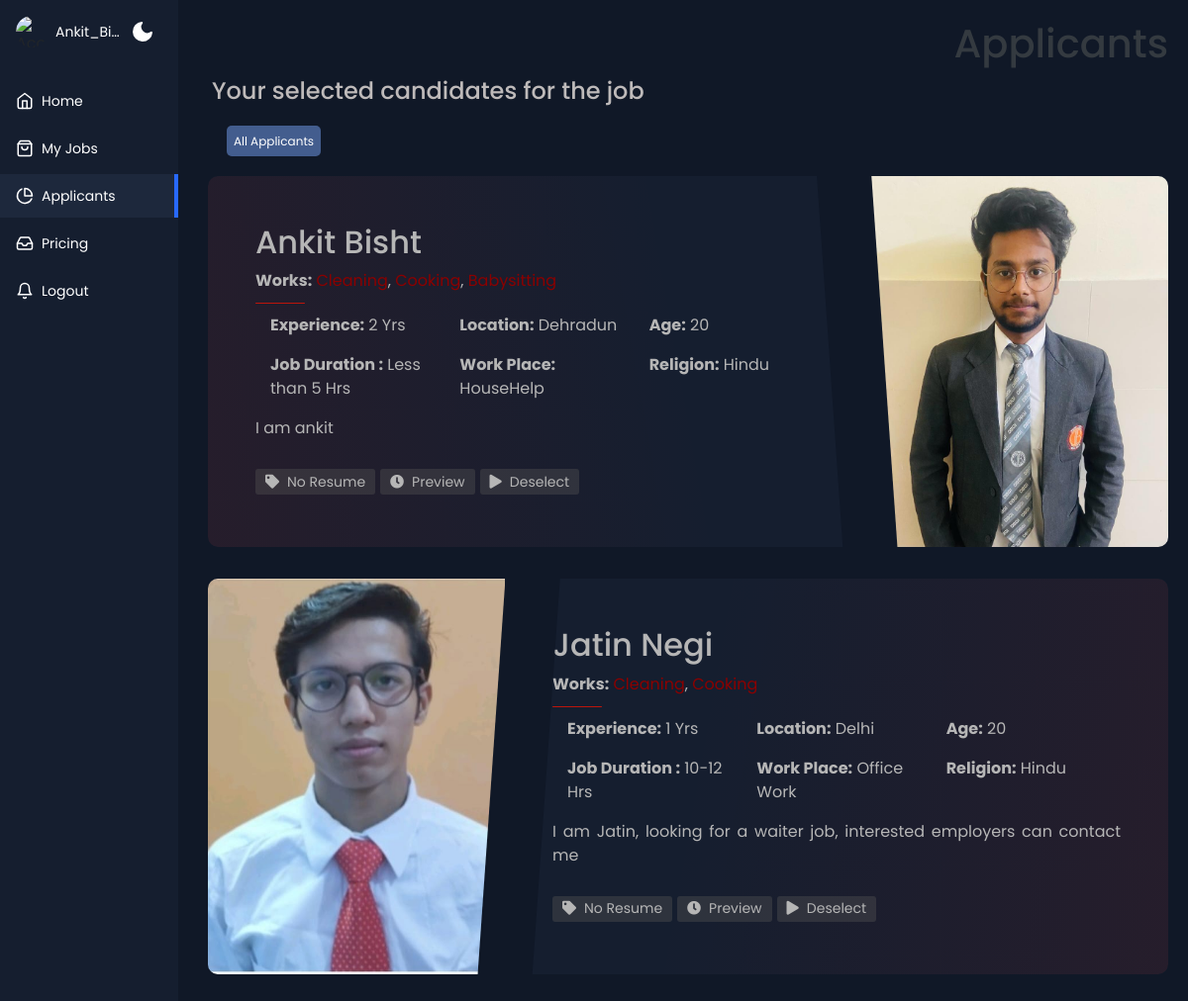
The page /recruiter-page/selected-applicants/4 (signed in) on the database its author committed.
### applicant/models.py (models this page shows, shortened)
class Applicants(models.Model):
    applicant_id = models.AutoField(primary_key=True, unique=True)
    language = models.CharField(max_length = 10 )
    photo= models.ImageField(upload_to='user_photo', null= True, blank = True)
    full_name = models.CharField(max_length = 60)
    resume = models.FileField(upload_to='resumes/', null=True, blank=True)
    location = models.CharField(max_length = 60)
    job = models.ManyToManyField(Work)
    experience= models.IntegerField(default = 0)
    description =  models.TextField(max_length = 200,null= True, blank = True)
    age = models.CharField(max_length = 5)
    expected_salary = models.CharField(max_length=50, null= True, blank = True)
    gender = models.CharField(max_length=10)
    phone_number = models.CharField(max_length=20,default = False)
    phone_number2 = models.CharField(max_length=20, null= True, blank = True)
    qualification = models.CharField(max_length = 50,default = False)
    last_salary = models.CharField(max_length = 20, null= True, blank = True )
    address = models.CharField(max_length = 150, null= True, blank = True )
    document = models.CharField(max_length = 50, null= True, blank = True  )
    job_duration = models.CharField(max_length = 30,default = False)
    religion = models.CharField(max_length = 10,default = False)
    preffered_location = models.CharField(max_length = 50,default = False)
    work_place = models.ForeignKey(Work_Category, on_delete = models.CASCADE,default = False)

class Work(models.Model):
    Work_id = models.AutoField(primary_key=True)
    work = models.CharField(max_length = 50)
    work_category = models.ManyToManyField(Work_Category)

class Work_Category(models.Model):
    category_id = models.AutoField(primary_key=True)
    category = models.CharField(max_length = 50)

### recruiter/views.py (the view)
# urls.py: path('selected-applicants/<int:id>', views.selected_applicants, name='selected_applicants'),
@login_required
def selected_applicants(request,id):
    try:
        applicants = None
        jobs = Recruiter.objects.get(recruiterId = id)
        applicants = jobs.selected_applicants.all()
        if applicants:
            message = "Your selected candidates for the job"
        else:
            message = "No Applicants Selected for the job"
        category = None
        context  = {'applicants':applicants , 'categories': category, 'message': message,'filter' : True, 'deselect' : id}
        return render(request, 'view_applicants.html',context)
    except Exception as e:
        message = "Recruiter not found."
        return HttpResponse(f"Error occurred: {e}")

### templates/view_applicants.html (shortened to what this page needs)
{% extends "recruiter_base.html" %}
{% load static %}
{%block content%}
<link rel="stylesheet" href="https://cdnjs.cloudflare.com/ajax/libs/twitter-bootstrap/4.5.0/css/bootstrap.min.css">
<link rel="stylesheet" href="{% static 'applicants_view.css' %}">
<link rel="stylesheet" href="https://cdnjs.cloudflare.com/ajax/libs/font-awesome/5.13.0/css/all.min.css">
<div class ="app-content" >
        <div class="container py-2" >
            <div class="h1 text-right text-dark" id="pageHeaderTitle">Applicants</div>
            <div class="app-content-header">
            {% if message and not filter  %}
                <h2 class="app-content-headerText"><span style="color : rgb(190, 186, 186);"> {{message}} ({{applicants.count}}) </span></h2>
                {% elif message and filter %}
                <h2 class="app-content-headerText"><span style="color : rgb(190, 186, 186);"> {{message}}  </span></h2>
            {%else %}
            <h1 class="app-content-headerText">All Applicants  ({{applicants.count}})</h1>
            {% endif %}
              </div>
              {% if filter %}
              <a href="{% url 'view-applicants' %}" >  <button class="search_job" style="margin : 2%;"> All Applicants </button> </a>
              {% endif %}
              {% for a in applicants%}
              <article class="postcard dark red" id="cards" >
                <a class="postcard__img_link" href="#">
                    {% if a.photo %}
                    <img class="postcard__img" src="{{ a.photo.url }}" alt=""/>
                    {% else %}
                    <img class="postcard__img" src="/static/collections/dummy profile.png" alt=""/>
                    {% endif %}
                </a>
                <div class="postcard__text t-dark">
                    <h1 class="postcard__title blue"><a href="{% url 'applicant_view' a.applicant_id %}">{{ a.full_name}}</a></h1>
                    <span>
                        <strong>Works:</strong>
                        {% for j in a.job.all %}
                            <span style="color: rgb(139, 0, 0);">{{ j.work }}</span>{% if not forloop.last %}, {% endif %}
                        {% endfor %}
                    </span>
                    <div class="postcard__bar"></div>
                    <div class="container">
                        <div class="row">
                            <div class="col-lg-4 col-md-6 mb-3">
                                <span><strong>Experience:</strong> {{ a.experience }} Yrs</span>
                            </div>
                            <div class="col-lg-4 col-md-6 mb-3">
                                <span><strong>Location:</strong> {{ a.location }}</span>
                            </div>
                            <div class="col-lg-4 col-md-6 mb-3">
                                <span><strong>Age:</strong> {{ a.age }}</span>
                            </div>
                        </div>
                        <div class="row">
                            <div class="col-lg-4 col-md-6 mb-3">
                                <span><strong>Job Duration :</strong> {{ a.job_duration }}</span>
                            </div>
                            <div class="col-lg-4 col-md-6 mb-3">
                                <span><strong>Work Place:</strong> {{ a.work_place.category }}</span>
                            </div>
                            <div class="col-lg-4 col-md-6 mb-3">
                                <span><strong>Religion:</strong> {{ a.religion }}</span>
                            </div>
                        </div>
                    </div>
                    <div class="postcard__preview-txt">{{ a.description }}</div>
                    <ul class="postcard__tagbox">
                      {% if a.resume %}
                              <li class="tag__item"><i class="fas fa-tag mr-2"></i>No Resume</li>
                      {% else %}
                        <li class="tag__item"><i class="fas fa-tag mr-2"></i>No Resume</li>
                      {% endif %}
                        <li class="tag__item"><i class="fas fa-clock mr-2">
                          <a href="{% url 'applicant_view' a.applicant_id %}"></i>Preview  </li></a>
                          {% if deselect %}
                          <li class="tag__item play blue">
                            <a href="{% url 'deselect_applicants' a.applicant_id deselect %}"><i class="fas fa-play mr-2"></i>Deselect</a>
                          </li>
                          {% else %}
                        <li class="tag__item play blue">
                            <a href="{% url 'select_applicants' a.applicant_id %}"><i class="fas fa-play mr-2"></i>Select</a>
                        </li>
                        {% endif %}
                    </ul>
                </div>
            </article>
            {% endfor %}
        </div>
      </div>
{%endblock%}

### templates/recruiter_base.html (shortened to what this page needs)
{% load static %}
<!DOCTYPE html>
<html lang="en">
<head>
    <link rel="stylesheet" href="{% static 'recruiter_base.css' %}">
</head>
<body>
    <div class="app-container">
        <div class="sidebar">
            <div class="account-info">
                <div class="account-info-picture">
                  <img src="https://images.unsplash.com/photo-1527736947477-2790e28f3443?ixid=MnwxMjA3fDB8MHxzZWFyY2h8MTE2fHx3b21hbnxlbnwwfHwwfHw%3D&ixlib=rb-1.2.1&auto=format&fit=crop&w=900&q=60" alt="Account">
                </div>
                <div class="account-info-name">{{request.user}}</div>
                <button class="mode-switch" title="Switch Theme">
                    <svg class="moon" fill="none" stroke="currentColor" stroke-linecap="round" stroke-linejoin="round" stroke-width="2" width="24" height="24" viewBox="0 0 24 24">
                      <defs></defs>
                      <path d="M21 12.79A9 9 0 1111.21 3 7 7 0 0021 12.79z"></path>
                    </svg>
                  </button>
              </div>
          <ul class="sidebar-list">
            <li class="sidebar-list-item active">
              <a href="{% url 'recruiter_home' %}" class="sidebar-link">
                <svg xmlns="http://www.w3.org/2000/svg" width="18" height="18" viewBox="0 0 24 24" fill="none" stroke="currentColor" stroke-width="2" stroke-linecap="round" stroke-linejoin="round" class="feather feather-home"><path d="M3 9l9-7 9 7v11a2 2 0 0 1-2 2H5a2 2 0 0 1-2-2z"/><polyline points="9 22 9 12 15 12 15 22"/></svg>
                <span>Home</span>
              </a>
            </li>
            <li class="sidebar-list-item ">
              <a href="{% url 'all_jobs' %}" class="sidebar-link">
                <span>My Jobs</span>
              </a>
            </li>
            <li class="sidebar-list-item">
              <a href="{% url 'view-applicants' %}" class="sidebar-link">
                <svg xmlns="http://www.w3.org/2000/svg" width="18" height="18" viewBox="0 0 24 24" fill="none" stroke="currentColor" stroke-width="2" stroke-linecap="round" stroke-linejoin="round" class="feather feather-pie-chart"><path d="M21.21 15.89A10 10 0 1 1 8 2.83"/><path d="M22 12A10 10 0 0 0 12 2v10z"/></svg>
                <span>Applicants</span>
              </a>
            </li>
            <li class="sidebar-list-item">
              <a href="{% url 'pricing' %}" class="sidebar-link">
                <span>Pricing</span>
              </a>
            </li>
            <li class="sidebar-list-item">
              <a href="{% url 'log_off' %}" class="sidebar-link">
                <svg xmlns="http://www.w3.org/2000/svg" width="18" height="18" viewBox="0 0 24 24" fill="none" stroke="currentColor" stroke-width="2" stroke-linecap="round" stroke-linejoin="round" class="feather feather-bell"><path d="M18 8A6 6 0 0 0 6 8c0 7-3 9-3 9h18s-3-2-3-9"/><path d="M13.73 21a2 2 0 0 1-3.46 0"/></svg>
                <span>Logout </span>
              </a>
            </li>
          </ul>
        </div>
        {% block content %}
        {% endblock  %}
      </div>
</body>
</html>

### static/applicants_view.css (style rules this page uses)
.search_job { background-color: #151E2F; color: white; border: none; padding: 8px 12px; border-radius: 5px; font-size: 12px; cursor: pointer; transition: background-color 0.3s ease; }
.search_job { background-color: #435d8e; color: white; border: none; padding: 6.5px; margin-left: 2%; border-radius: 5px; font-size: 12px; cursor: pointer; transition: background-color 0.3s ease; }

### rows shown on the page
Applicants: photo (picture), full_name "Ankit Bisht", experience "2", location "Dehradun", age "20", job_duration "Less than 5 Hrs", work_place.category "HouseHelp", religion "Hindu", description "I am ankit", shows "No Resume"
Work: work "Cooking"
Applicants: photo (picture), full_name "Jatin Negi", experience "1", location "Delhi", age "20", job_duration "10-12 Hrs", work_place.category "Office Work", religion "Hindu", description "I am Jatin, looking for a waiter job, interested employers can contact me", shows "No Resume"

### other values the page prints
{{ request.user }} "Ankit_Bi…"
{{ message }} "Your selected candidates for the job"
